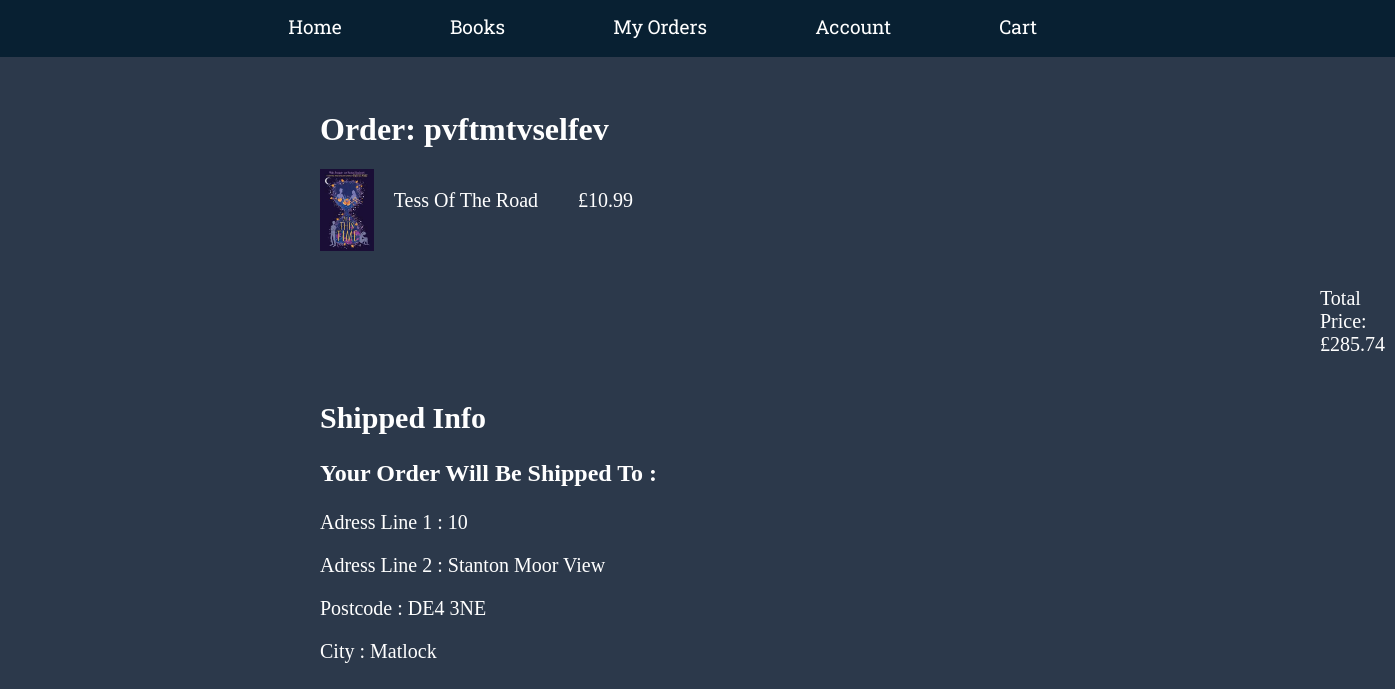
Page /order/7 (signed in) on the committed database.
### Inventory/models.py (models this page shows, shortened)
class Order(models.Model):
    user = models.ForeignKey(User, on_delete=SET_NULL, null=True)
    date_orderd = models.DateTimeField(auto_now_add=True, null=True)
    payment_complete = models.BooleanField(default=False, null=True)
    complete = models.BooleanField(default=False, null=True)
    transaction_id = models.CharField(max_length=200, unique=True)
    shipping_address = models.ForeignKey(ShippingAddressModel,
                                         on_delete=SET_NULL,
                                         null=True)
    @property
    def get_cart_total(self):
        order_items = self.orderitem_set.all()
        total = sum([item.get_total for item in order_items])
        if str(total)[-2] == '.':
            total = str(total) + '0'
        return total

class OrderItem(models.Model):
    product = models.ForeignKey(Book, on_delete=SET_NULL, null=True)
    order = models.ForeignKey(Order, on_delete=SET_NULL, null=True)
    quantity = models.IntegerField(default=0)
    date_added = models.DateTimeField(auto_now_add=True)
    @property
    def get_total(self):
        total = self.product.price * self.quantity
        if str(total)[-2] == '.':
            total = str(total) + '0'
        return total

class Book(models.Model):
    title = models.CharField(max_length=100)
    author = models.CharField(max_length=100)
    description = models.CharField(max_length=400)
    barcode = models.CharField(max_length=13)
    price = models.DecimalField(max_digits=10, decimal_places=2)
    discounted_price = models.DecimalField(max_digits=10,
                                           decimal_places=2,
                                           null=True,
                                           blank=True)
    borrowed = models.BooleanField(default=False)
    coverImage = models.ImageField(upload_to='bookCovers')
    tags = models.ManyToManyField(Tag)
    payment_id = models.CharField(max_length=200, null=True)
    product_id = models.CharField(max_length=200, null=True)

### accounts/models.py (models this page shows)
class ShippingAddressModel(models.Model):
    first_line_of_address = models.CharField(max_length=200)
    seccond_line_of_address = models.CharField(max_length=200)
    postcode = models.CharField(max_length=8)
    city = models.CharField(max_length=200, null=True)

### orders/views.py (the view)
# urls.py: path('order/<int:id>', DetailOrderView.as_view(), name='order'),
@method_decorator(login_required, name='dispatch')
class DetailOrderView(View):
    template_name = 'orders/orders.html'
    def get(self, request, id, *args, **kwargs):
        context = {}
        order = Order.objects.get(id=id)
        context['order'] = order
        order_items = OrderItem.objects.all().filter(order=order)
        context['order_items'] = order_items
        return render(request, self.template_name, context)

### orders/templates/orders/orders.html (shortened to what this page needs)
{% extends 'base.html' %}
{% load static %}
{% block head %}
<link rel="stylesheet" href="{% static 'css/library/orders/order.css' %}">
{% endblock head %}
{% block content %}
<div class="content">
    <h1 class="transaction-id">Order: {{order.transaction_id}}</h1>
    {% for i in order_items %}
    <div class="item">
        <img class="book-cover" src="{{i.product.coverImage.url}}" alt="">
        <p class="book-title">{{i.product.title}}</p>
        <p class="book-price">£{{i.product.price}}</p>
    </div>
    {% endfor %}
<p class="total-price">Total Price: £{{order.get_cart_total}}</p>
<div class="shipping-address">
    <h2>Shipped Info</h2>
    {% if order.complete %}
        <h3>Your Order Has Been Shipped To :</h3>
    {% else %}
        <h3>Your Order Will Be Shipped To :</h3>
    {% endif %}
    <p>Adress Line 1 : {{order.shipping_address.first_line_of_address}}</p>
    <p>Adress Line 2 : {{order.shipping_address.seccond_line_of_address}}</p>
    <p>Postcode : {{order.shipping_address.postcode}}</p>
    <p>City : {{order.shipping_address.city}}</p>
</div>
</div>
{% endblock content %}

### static/css/library/orders/order.css (style rules this page uses)
body { background-color: #2c394b; }
.content { grid-area: content; display: flex; flex-direction: column; margin-top: 2em; margin-left: 20em; }
.item { display: flex; flex-direction: row; margin-bottom: 1em; }
.book-cover { width: 5%; }
.book-title { color: white; margin-left: 1em; }
.book-price { color: white; margin-left: 2em; }
.total-price { color: white; margin-left: 50em; }
.transaction-id { color: white; }
p { color: white; font-size: 1.25em; }
h2 { color: white; font-size: 1.875em; }
h3 { color: white; font-size: 1.5em; }

### LibraryApp/templates/library/navbar.html (style rules this page uses)
body { padding: 0; margin: 0; background-color: #2C394B; }

### rows in the picture
Order: transaction_id "pvftmtvselfev", get_cart_total "285.74", shipping_address.first_line_of_address "10", shipping_address.seccond_line_of_address "Stanton Moor View", shipping_address.postcode "DE4 3NE", shipping_address.city "Matlock"
OrderItem: product.coverImage (picture), product "Tess Of The Road", product.price "10.99"
